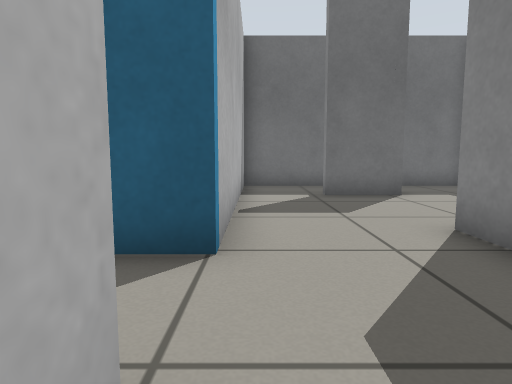
[1] (above)

18 first-person views from a walk through a world built for the Gazebo simulator. The camera is 0.5 m above the floor, tilts 6° down and sees 75° across. The floor is counted in squares, 0.5 m on a side. Each view is taken from the middle of a square. On the plan, view 1 faces up. The plan holds only what a view shows up to about 12 squares ahead; the rest is blank.

[2]
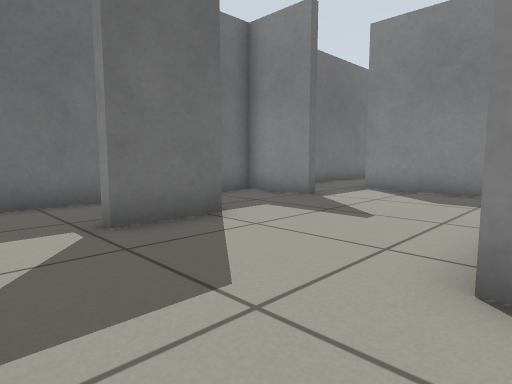

[3]
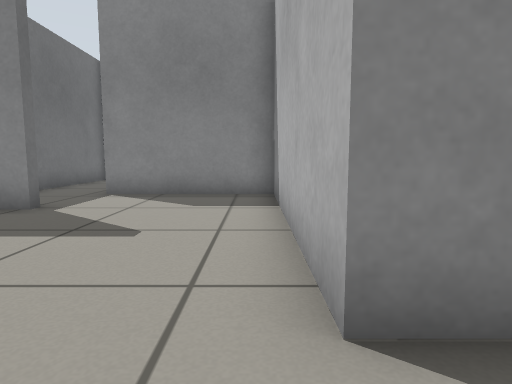

[4]
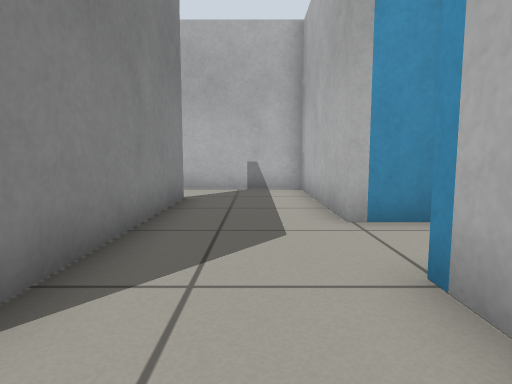

[5]
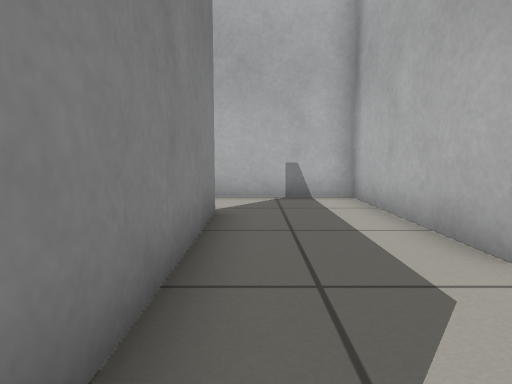

[6]
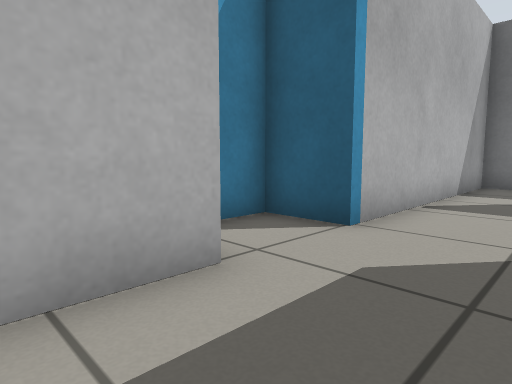

[7]
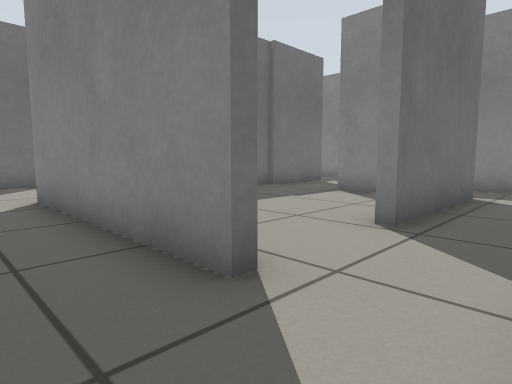

[8]
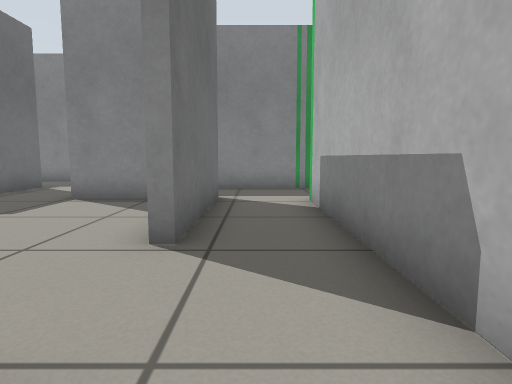

[9]
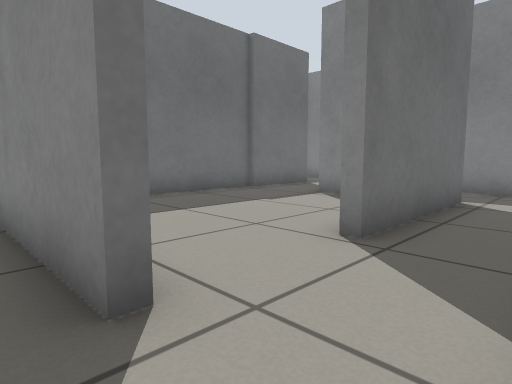

[10]
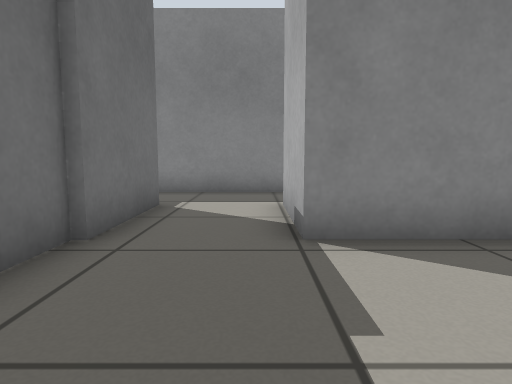

[11]
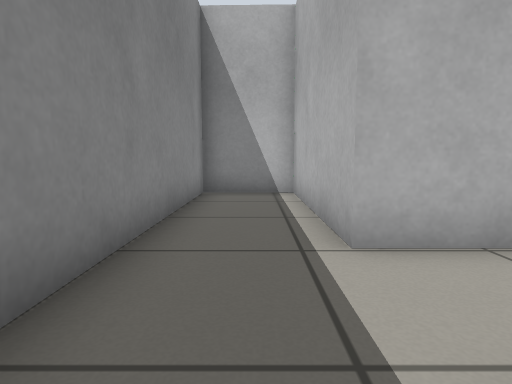

[12]
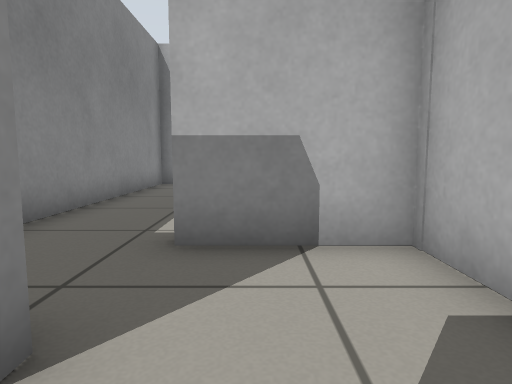

[13]
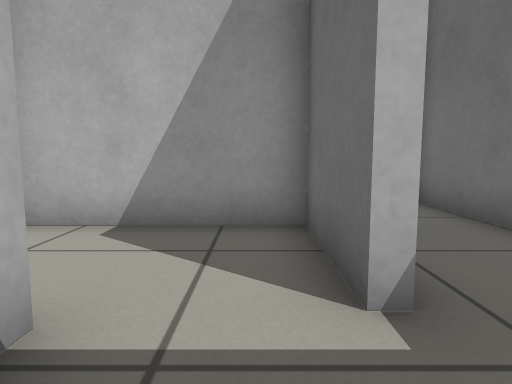

[14]
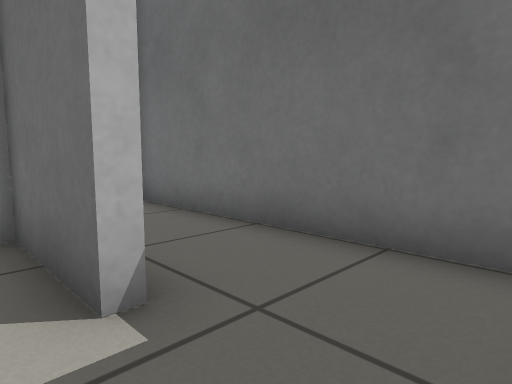

[15]
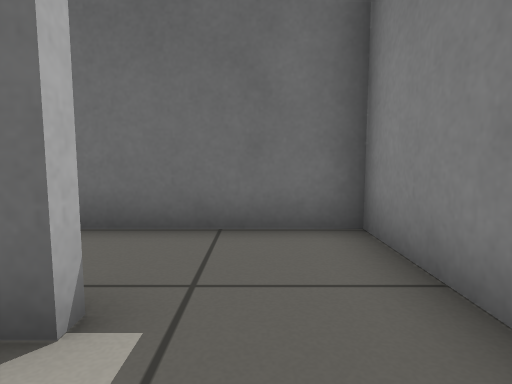

[16]
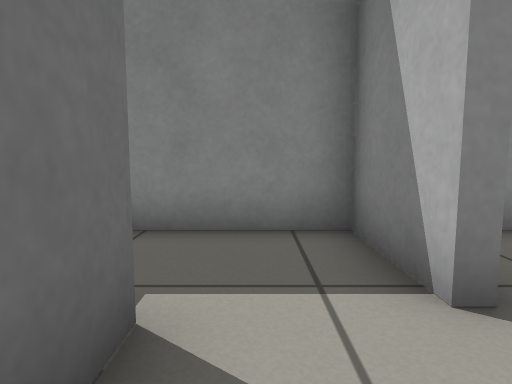

[17]
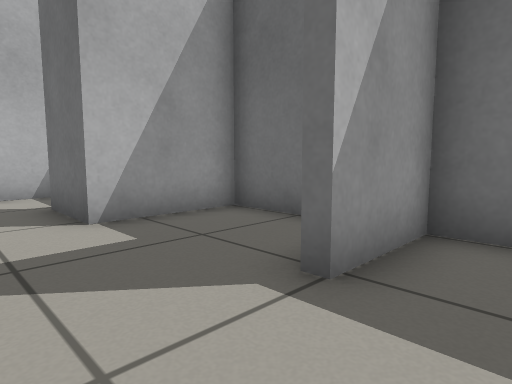

[18]
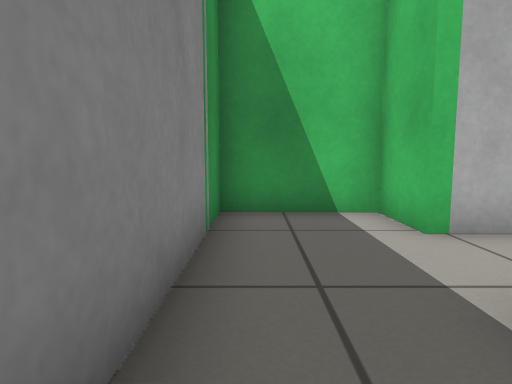

### Floor plan
Ten units are one square. View 1 is at (0, 0); x grows to the right and y downward. Boxes are objects, and circles mark ways between rooms. Rooms are numbered by the first view taken in them; rooms with no view inside come last. Other rooms are left out.
<svg viewBox="-26 -121 186 186">
<path fill="none" stroke="#000" d="M73 -92 73 -116 38 -116 38 -87 17 -87M-4 -84 -4 -33 -21 -33 -21 -22M27 21 27 -45 100 -45 100 -91M129 -91 129 -87M-18 -9 -4 -9 -4 43 26 43M155 -84 155 -116 76 -116 76 -92M100 11 100 -14 129 -14 129 43 155 43 155 -49M104 21 57 21M102 -42 61 -42M130 -40 99 -40M31 21 27 21M26 43 98 43 98 60 127 60 127 8M102 -43 130 -43M102 -64 102 -42M129 -87 102 -87 102 -64M131 -67 155 -67 155 -84M28 -116 -4 -116 -4 -84"/>
<circle cx="30" cy="30" r="3" fill="#2a7"/>
<circle cx="140" cy="-90" r="3" fill="#2a7"/>
<circle cx="5" cy="-90" r="3" fill="#2a7"/>
<circle cx="140" cy="-40" r="3" fill="#2a7"/>
<circle cx="120" cy="-60" r="3" fill="#2a7"/>
<text x="50" y="-60">1</text>
<text x="90" y="0">2</text>
<text x="130" y="-50">3</text>
<text x="130" y="-80">4</text>
<text x="10" y="-100">5</text>
</svg>
Room 1 opens to room 2. Room 1 opens to room 4. Room 1 opens to room 5. Room 2 opens to room 3. Room 3 opens to room 4.

Where each view was taken, in squares from view 1:
view 1: 0 up, 0 right, facing up
view 2: 4 up, 0 right, facing up-right
view 3: 5 up, 1 right, facing right
view 4: 6 up, 1 right, facing down
view 5: 4 up, 2 right, facing down
view 6: 1 down, 2 right, facing up-left
view 7: 4 down, 1 right, facing up-right
view 8: 3 down, 2 right, facing right
view 9: 4 down, 2 right, facing up-right
view 10: 2 up, 6 right, facing right
view 11: 5 up, 14 right, facing down
view 12: 8 up, 12 right, facing down
view 13: 8 up, 15 right, facing left
view 14: 8 up, 15 right, facing up-left
view 15: 7 up, 14 right, facing up
view 16: 8 up, 11 right, facing right
view 17: 7 up, 9 right, facing up-left
view 18: 0 up, 12 right, facing down
